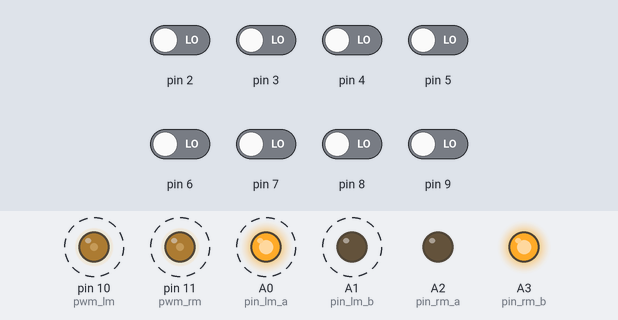
Simulated run of this sketch. Board: Arduino Uno, built with avr-gcc and run on an emulated ATmega328P. Parts: output pins drawn as LEDs (lit = HIGH). Dashed ring = blinking. The test bench sets the inputs (shaded band); at power-on: pin 2–9 LOW.

Above: at 1.2 s.
1.3 s: pin 2 driven HIGH
At 4.2 s:
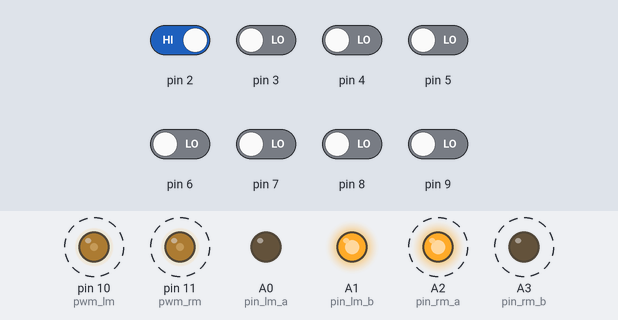
4.3 s: pin 9 driven HIGH
At 5.3 s:
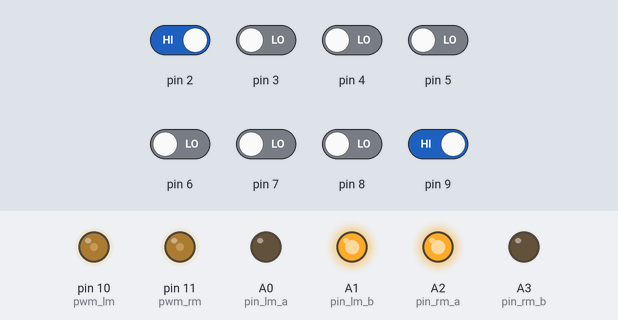
5.8 s: pin 9 driven LOW
At 5.94 s:
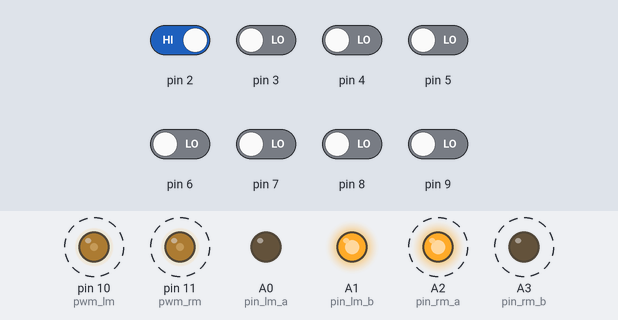
8.8 s: pin 2 driven LOW
At 9.06 s:
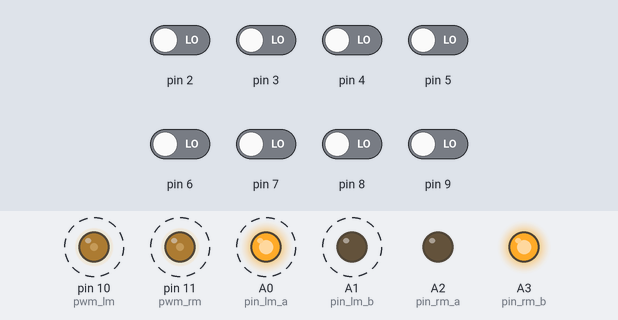
Timing chart, 0 to 12.8 s (numbered marks = the images above; inputs shaded):
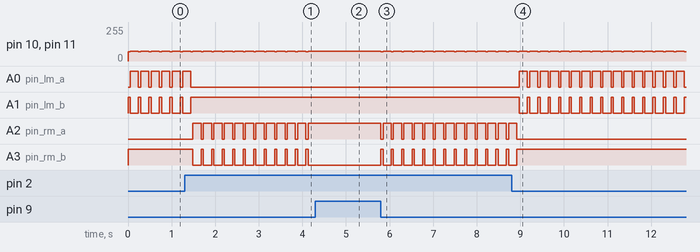

The sketch:

MY_BOT.ino
```cpp
const int pin_lm_a = A0;
const int pin_lm_b = A1;
const int pin_rm_a = A2;
const int pin_rm_b = A3;
const int pwm_lm = 10;
const int pwm_rm = 11;

int a[8];

void setup()
{
 pinMode(pin_lm_a, OUTPUT);
 pinMode(pin_lm_b, OUTPUT);
 pinMode(pin_rm_a, OUTPUT);
 pinMode(pin_rm_b, OUTPUT);
 pinMode(pwm_lm, OUTPUT);
 pinMode(pwm_rm, OUTPUT);

 pinMode(2, INPUT);
 pinMode(3, INPUT);
 pinMode(4, INPUT);
 pinMode(5, INPUT);
 pinMode(6, INPUT);
 pinMode(7, INPUT);
 pinMode(8, INPUT);
 pinMode(9, INPUT);
}

void loop()
{
 readline();

 if(a[0] == HIGH && a[1] == HIGH && a[2] == HIGH && a[3] == LOW && a[4] == LOW && a[5] == HIGH && a[6] == HIGH && a[7] == HIGH )
 {
  analogWrite(pwm_lm, 70);
  analogWrite(pwm_rm, 70);
  digitalWrite(pin_lm_a, LOW);
  digitalWrite(pin_lm_b, HIGH);
  digitalWrite(pin_rm_a, LOW);
  digitalWrite(pin_rm_b, HIGH);
 }
 else if(a[0] == HIGH && a[1] == HIGH && a[2] == HIGH && a[3] == LOW && a[4] == HIGH && a[5] == HIGH && a[6] == HIGH && a[7] == HIGH)
 {
  analogWrite(pwm_lm, 0);
  analogWrite(pwm_rm, 70);
  digitalWrite(pin_lm_a, LOW);
  digitalWrite(pin_lm_b, LOW);
  digitalWrite(pin_rm_a, LOW);
  digitalWrite(pin_rm_b, HIGH);
 }
 else if(a[0] == HIGH && a[1] == HIGH && a[2] == HIGH && a[3] == HIGH && a[4] == LOW && a[5] == HIGH && a[6] == HIGH && a[7] == HIGH)
 {
  analogWrite(pwm_lm, 70);
  analogWrite(pwm_rm, 0);
  digitalWrite(pin_lm_a, LOW);
  digitalWrite(pin_lm_b, HIGH);
  digitalWrite(pin_rm_a, LOW);
  digitalWrite(pin_rm_b, LOW);
 }
 else if(a[0] == HIGH && a[1] == HIGH && a[2] == LOW && a[3] == HIGH && a[4] == HIGH && a[5] == HIGH && a[6] == HIGH && a[7] == HIGH)
 {
  analogWrite(pwm_lm, 0);
  analogWrite(pwm_rm, 70);
  digitalWrite(pin_lm_a, LOW);
  digitalWrite(pin_lm_b, LOW);
  digitalWrite(pin_rm_a, LOW);
  digitalWrite(pin_rm_b, HIGH);
 }
 else if(a[0] == HIGH && a[1] == HIGH && a[2] == HIGH && a[3] == HIGH && a[4] == HIGH && a[5] == LOW && a[6] == HIGH && a[7] == HIGH)
 {
  analogWrite(pwm_lm, 70);
  analogWrite(pwm_rm, 0);
  digitalWrite(pin_lm_a, LOW);
  digitalWrite(pin_lm_b, HIGH);
  digitalWrite(pin_rm_a, LOW);
  digitalWrite(pin_rm_b, LOW);
 }
 else if(a[0] == HIGH && a[1] == LOW && a[2] == HIGH && a[3] == HIGH && a[4] == HIGH && a[5] == HIGH && a[6] == HIGH && a[7] == HIGH)
 {
  analogWrite(pwm_lm, 0);
  analogWrite(pwm_rm, 70);
  digitalWrite(pin_lm_a, LOW);
  digitalWrite(pin_lm_b, LOW);
  digitalWrite(pin_rm_a, LOW);
  digitalWrite(pin_rm_b, HIGH);
 }
 else if(a[0] == HIGH && a[1] == HIGH && a[2] == HIGH && a[3] == HIGH && a[4] == HIGH && a[5] == HIGH && a[6] == LOW && a[7] == HIGH)
 {
  analogWrite(pwm_lm, 70);
  analogWrite(pwm_rm, 0);
  digitalWrite(pin_lm_a, LOW);
  digitalWrite(pin_lm_b, HIGH);
  digitalWrite(pin_rm_a, LOW);
  digitalWrite(pin_rm_b, LOW);
 }
 else if(a[0] == LOW)
 {
  analogWrite(pwm_lm, 70);
  analogWrite(pwm_rm, 70);
  digitalWrite(pin_lm_a, LOW);
  digitalWrite(pin_lm_b, HIGH);
  digitalWrite(pin_rm_a, LOW);
  digitalWrite(pin_rm_b, HIGH);
  delay(50);
  analogWrite(pwm_lm, 75);
  analogWrite(pwm_rm, 75);
  digitalWrite(pin_lm_a, HIGH);
  digitalWrite(pin_lm_b, LOW);
  digitalWrite(pin_rm_a, LOW);
  digitalWrite(pin_rm_b, HIGH);
  delay(190);
 }
 else if(a[7] == LOW)
 {
  analogWrite(pwm_lm, 70);
  analogWrite(pwm_rm, 70);
  digitalWrite(pin_lm_a, LOW);
  digitalWrite(pin_lm_b, HIGH);
  digitalWrite(pin_rm_a, LOW);
  digitalWrite(pin_rm_b, HIGH);
  delay(50);
  analogWrite(pwm_lm, 75);
  analogWrite(pwm_rm, 75);
  digitalWrite(pin_lm_a, LOW);
  digitalWrite(pin_lm_b, HIGH);
  digitalWrite(pin_rm_a, HIGH);
  digitalWrite(pin_rm_b, LOW);
  delay(190);
 }
 else if(a[0] == HIGH && a[1] == HIGH && a[2] == HIGH && a[3] == HIGH && a[4] == HIGH && a[5] == HIGH && a[6] == HIGH && a[7] == HIGH)
 {
  analogWrite(pwm_lm, 0);
  analogWrite(pwm_rm, 0);
  digitalWrite(pin_lm_a, LOW);
  digitalWrite(pin_lm_b, LOW);
  digitalWrite(pin_rm_a, LOW);
  digitalWrite(pin_rm_b, LOW);
  delay(250);
 }
}

void readline()
{
 int i;

 for(i = 0 ; i < 8 ; i += 1)
  a[i] = digitalRead(2 + i);
}
```

Measured:
- after the input at 1.3 s, A0 (pin_lm_a): goes on until 1.4 s, then stays LOW; A1 (pin_lm_b): goes on until 1.4 s, then stays HIGH; A2 (pin_rm_a): alternates HIGH for 0.19 s and LOW for 0.05 s, starting after 0.19 s; A3 (pin_rm_b): alternates HIGH for 0.05 s and LOW for 0.19 s, starting after 0.19 s
- after the input at 4.3 s, pin 10 (pwm_lm), pin 11 (pwm_rm): stops changing and stays 75/255; A2 (pin_rm_a): stops changing and stays HIGH; A3 (pin_rm_b): stops changing and stays LOW
- after the input at 5.8 s, pin 10 (pwm_lm), pin 11 (pwm_rm): alternates 75/255 for 0.19 s and 70/255 for 0.05 s, starting at once; A2 (pin_rm_a): alternates HIGH for 0.19 s and LOW for 0.05 s, starting at once; A3 (pin_rm_b): alternates HIGH for 0.05 s and LOW for 0.19 s, starting at once
- after the input at 8.8 s, A0 (pin_lm_a): alternates HIGH for 0.19 s and LOW for 0.05 s, starting after 0.17 s; A1 (pin_lm_b): alternates HIGH for 0.05 s and LOW for 0.19 s, starting after 0.17 s; A2 (pin_rm_a): goes on until 8.9 s, then stays LOW; A3 (pin_rm_b): goes on until 8.9 s, then stays HIGH
- by itself, pin 10 (pwm_lm), pin 11 (pwm_rm): alternates 75/255 for 0.19 s and 70/255 for 0.05 s
- by itself, A0 (pin_lm_a): alternates HIGH for 0.19 s and LOW for 0.05 s
- by itself, A1 (pin_lm_b): alternates HIGH for 0.05 s and LOW for 0.19 s
